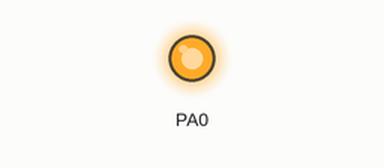
Bench run of a program on a simulated ATmega32, built with avr-gcc and emulated at 8 MHz. On the bench: output pins drawn as LEDs (lit = HIGH). Wiring (inferred from the names in the program): 4×4 keypad with keys 7 8 9 / 4 5 6 * 1 2 3 - ? 0 = +: rows PD0, PD1, PD2, PD3; columns PD4, PD5, PD6, PD7. Pins used as bus, display or sensor lines are not drawn. At 0.1 s the program stops and its outputs stay as they are.

Above: at 0.1 s.
Timing chart, 0 to 1.6 s (numbered marks = the images above):
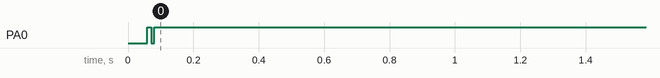

Measured:
- by itself, PA0: LOW → HIGH at 0.06 s, → LOW 0.01 s later, → HIGH 0.01 s later

The program:

main.c
```c
/*
 * main.c
 *
 * Created: 7/11/2023 6:45:06 PM
 *  Author: Abdallah Medhat
 */

 /*
         for KPD

#define KPD_PORT      DIO_PORTD
#define KPD_ROW_INIT  DIO_PIN0
#define KPD_ROW_END   DIO_PIN3

#define KPD_COL_INIT  DIO_PIN4
#define KPD_COL_END   DIO_PIN7

*/

/*
      for LCD


#define CLCD_DATA_PORT      DIO_PORTA
 RS,RW,EN
#define CLCD_CONTROL_PORT   DIO_PORTB

#define CLCD_RS             DIO_PIN1
#define CLCD_RW             DIO_PIN2
#define CLCD_EN             DIO_PIN3

*/


#include "LCD_Interface.h"
#include "KPD_Interface.h"
#include <util/delay.h>

int main(void)
{
	u8 read_data=0;

	LCD_Init();

	KPD_Init();

	LCD_SendNumber(KPD_GetPressed());


}
```

KPD_Interface.h
```c
/*
 * KPD_Interface.h
 *
 * Created: 7/11/2023 4:31:23 PM
 *  Author: Abdallah Medhat
 */


#ifndef KPD_INTERFACE_H_
#define KPD_INTERFACE_H_


#define NOTPRESSED 0xff

void KPD_Init(void);
u8   KPD_GetPressed( void );


#endif /* KPD_INTERFACE_H_ */
```

KPD_Program.c
```c
/*
 * KPD_Program.c
 *
 * Created: 7/11/2023 4:32:17 PM
 *  Author: Abdallah Medhat
 */
#include <util/delay.h>

#include "STD_TYPES.h"
#include "BIT_MATH.h"

#include "DIO_INTERFACE.h"

#include "KPD_Interface.h"
#include "KPD_Private.h"
#include "KPD_Config.h"

//----------------------------------------------------------------------------------------------------------------------------------------------------
/*
 * Breif : This Function initialize the pin which connected to KPD as input pins
 * Parameters : Nothing
 * return : Nothing
 */
void KPD_Init(void){

	/*                    Connect Internal pull up for the pins of the rows                             */

	Dio_SetPinDirection     ( KPD_PORT , KPD_R0 , DIO_PIN_INPUT );
	Dio_SetPinDirection     ( KPD_PORT , KPD_R1 , DIO_PIN_INPUT );
	Dio_SetPinDirection     ( KPD_PORT , KPD_R2 , DIO_PIN_INPUT );
	Dio_SetPinDirection     ( KPD_PORT , KPD_R3 , DIO_PIN_INPUT );


	Dio_SetPinValue         ( KPD_PORT , KPD_R0 , DIO_PIN_HIGH );
	Dio_SetPinValue         ( KPD_PORT , KPD_R1 , DIO_PIN_HIGH );
	Dio_SetPinValue         ( KPD_PORT , KPD_R2 , DIO_PIN_HIGH );
	Dio_SetPinValue         ( KPD_PORT , KPD_R3 , DIO_PIN_HIGH );


	Dio_SetPinDirection( KPD_PORT , KPD_C0 , DIO_PIN_OUTPUT );
	Dio_SetPinDirection( KPD_PORT , KPD_C1 , DIO_PIN_OUTPUT );
	Dio_SetPinDirection( KPD_PORT , KPD_C2 , DIO_PIN_OUTPUT );
	Dio_SetPinDirection( KPD_PORT , KPD_C3 , DIO_PIN_OUTPUT );

	Dio_SetPinValue    ( KPD_PORT , KPD_C0 , DIO_PIN_HIGH );
	Dio_SetPinValue    ( KPD_PORT , KPD_C1 , DIO_PIN_HIGH );
	Dio_SetPinValue    ( KPD_PORT , KPD_C2 , DIO_PIN_HIGH );
	Dio_SetPinValue    ( KPD_PORT , KPD_C3 , DIO_PIN_HIGH );

}

//----------------------------------------------------------------------------------------------------------------------------------------------------
/*
 * Breif : This Function used to get the pressed button of the kpd
 * Parameters : Nothing
 * return : the pressed button
 */
u8   KPD_GetPressed( void ){

	u8 LOC_ReturnData = NOTPRESSED ;


	/* iterators  */
	u8 LOC_Row ;

	u8 LOC_Col ;

  u8 read_value=0; // retun the row value


	for( LOC_Col = 0 + KPD_COL_INIT ; LOC_Col < KPD_COL_END + 1 ; LOC_Col++ ){

		Dio_SetPinValue  ( KPD_PORT , LOC_Col , DIO_PIN_LOW );   // Low on the columns

		for( LOC_Row = 0 +KPD_ROW_INIT ; LOC_Row < KPD_ROW_END + 1 ; LOC_Row++ ){

			 read_value=Dio_GetPinValue  ( KPD_PORT , LOC_Row  ); // retun the row value
			/*
			if the row is high ....there is no pressed buttons
			if the row is low ....there is pressed button ===>> I will check on this
			 */
			if( read_value == 0 )
			{

				_delay_ms(50);   // delay for bouncing

				read_value= Dio_GetPinValue( KPD_PORT , LOC_Row );   // to make sure that the button is pressed & check again

				if( read_value == 0 )

				{
					/*      # Important Note #

					the button will khnow by the row and the column (ASCII Code)
					==> Hint1 : I already defined The ASCII Codes in 2D array at --> "KPD_config.h"
					==> Hint2 : if there is no pressed buttons , it will retured NOTPRESSED (0xff) and there is not any button has this ASCII (0xff)
					*/

					LOC_ReturnData = KPD_u8Buttons[ LOC_Row - KPD_ROW_INIT ][ LOC_Col - KPD_COL_INIT ];

				}

				// stay here if the button is pressed   # we could put delay 200 ms instead of that
			read_value=	Dio_GetPinValue( KPD_PORT ,LOC_Row );

				while( DIO_PIN_LOW == read_value ) /*  This cond for safty instead of (LOC_u8GetPressed == DIO_PIN_LOW) if i foget = */
				{

				read_value=	Dio_GetPinValue( KPD_PORT , LOC_Row  );

				}

				break ;

			}

		}

		// return this column s pin to high

		Dio_SetPinValue    ( KPD_PORT , LOC_Col , DIO_PIN_HIGH );

	}

	return LOC_ReturnData ;

}
```

KPD_Config.h
```c
/*
 * KPD_Config.h
 *
 * Created: 7/11/2023 4:31:00 PM
 *  Author: Abdallah Medhat
 */


#ifndef KPD_CONFIG_H_
#define KPD_CONFIG_H_


#define KPD_ROW_INIT  DIO_PIN0
#define KPD_ROW_END   DIO_PIN3

#define KPD_COL_INIT  DIO_PIN4
#define KPD_COL_END   DIO_PIN7

                         /* C0   C1  C2  C3  */
u8 KPD_u8Buttons[4][4] = { {'7','8','9','/'}, /* Row0 */
						   {'4','5','6','*'}, /* Row1 */
						   {'1','2','3','-'}, /* Row2 */
						   {'?','0','=','+'}  /* Row3 */
							   };


/*
 	 Options:-

 	 	 1-DIO_PORTA
 	 	 2-DIO_PORTB
 	 	 3-DIO_PORTC
 	 	 4-DIO_PORTD

 */

#define KPD_PORT  DIO_PORTD

/*
 Options :-

 	 1-DIO_PIN0
 	 2-DIO_PIN1
 	 3-DIO_PIN2
 	 4-DIO_PIN3
 	 5-DIO_PIN4
 	 6-DIO_PIN5
 	 7-DIO_PIN6
 	 8-DIO_PIN7

 * */

#define KPD_R0    DIO_PIN0
#define KPD_R1    DIO_PIN1
#define KPD_R2    DIO_PIN2
#define KPD_R3    DIO_PIN3

#define KPD_C0    DIO_PIN4
#define KPD_C1    DIO_PIN5
#define KPD_C2    DIO_PIN6
#define KPD_C3    DIO_PIN7


#endif /* KPD_CONFIG_H_ */
```

LCD_Config.h
```c
/*
 * LCD_Config.h
 *
 * Created: 7/7/2023 7:42:17 PM
 *  Author: Abdallah Medhat
 */


#ifndef LCD_CONFIG_H_
#define LCD_CONFIG_H_

#define CLCD_MODE  8


/***************************************************************************************/


/* D0 ------> D7 */

/*

  Options:-
 	 1-DIO_PORTA
 	 2-DIO_PORTB
 	 3-DIO_PORTC
 	 4-DIO_PORTD

 */
/***************************************************************************************/


#define CLCD_DATA_PORT      DIO_PORTA
/* RS,RW,EN */
#define CLCD_CONTROL_PORT   DIO_PORTB


/*

 Options:-
 	 1-DIO_PIN0
 	 2-DIO_PIN1
 	 3-DIO_PIN2
 	 4-DIO_PIN3
 	 5-DIO_PIN4
 	 6-DIO_PIN5
 	 7-DIO_PIN6
 	 8-DIO_PIN7

 */
#define CLCD_RS             DIO_PIN1
#define CLCD_RW             DIO_PIN2
#define CLCD_EN             DIO_PIN3


#endif /* LCD_CONFIG_H_ */
```

LCD_Interface.h
```c
/*
 * LCD_Interface.h
 *
 * Created: 7/7/2023 7:42:49 PM
 *  Author:  Abdallah Medhat
 */


#ifndef LCD_INTERFACE_H_
#define LCD_INTERFACE_H_

#include "LCD_Config.h"
#include "STD_TYPES.h"

#if   CLCD_MODE == 4
#define FOUR_BITS                     0x28          //4 bits mode initialization
#elif CLCD_MODE == 8
#define EIGHT_BITS                    0x38          //8 bits mode initialization (8-bit data, 2-line display, 5 x 7 font )
#endif
/********/

#define lcd_DisplayOn_CursorOff       0x0c          // display on, cursor off, don't blink character
#define lcd_DisplayOn_CursorOn        0x0e          // display on, cursor on, don't blink character
#define lcd_DisplayOff_CursorOff      0x08          // turn display off
#define lcd_Clear                     0x01          //replace all characters with ASCII 'space'
#define lcd_EntryMode                 0x06          // shift cursor from left to right on read/write
#define lcd_Home                      0x02          // return cursor to first position on first line
#define lcd_CGRAM                     0x40          // the first Place/Address at CGRAM
#define lcd_SetCursor                 0x80          // set cursor position
#define lcd_FunctionReset             0x30          // reset the LCD


/***************************************************************************************/


#define CLCD_ROW_1   1
#define CLCD_ROW_2   2

#define CLCD_COL_1   1
#define CLCD_COL_2   2
#define CLCD_COL_3   3
#define CLCD_COL_4   4
#define CLCD_COL_5   5
#define CLCD_COL_6   6
#define CLCD_COL_7   7
#define CLCD_COL_8   8
#define CLCD_COL_9   9
#define CLCD_COL_10  10
#define CLCD_COL_11  11
#define CLCD_COL_12  12
#define CLCD_COL_13  13
#define CLCD_COL_14  14
#define CLCD_COL_15  15
#define CLCD_COL_16  16

/***************************************************************************************/

void LCD_Init                      ( void                                  );
void LCD_SendData                  ( u8 Data                               );
void LCD_SendCommand               ( u8 Command                            );
void LCD_SendString                ( const u8 * Copy_u8ptrString           );
void LCD_SendNumber                ( u64 Copy_u64Number                    );
void LCD_SetPosition               ( u8 Copy_u8Row         , u8 Copy_u8Col );
void LCD_ClearScreen               (void                                   );
 void  LCD_SendFallingEdge    (void);


#endif /* LCD_INTERFACE_H_ */
```

BIT_MATH.h
```c
/*
 * BIT_MATH.h
 *
 * Created: 6/30/2023 11:47:22 PM
 *  Author: Abdallah Medhat
 */


#ifndef BIT_MATH_H_
#define BIT_MATH_H_


#define REGISTER_SIZE 8
#define SET_BIT(reg,bit)         reg|=(1<<bit)
#define CLR_BIT(reg,bit)         reg&=(~(1<<bit))
#define TOG_BIT(reg,bit)         reg^=(1<<bit)
#define GET_BIT(reg,bit)        (reg&(1<<bit))>>bit
#define IS_BIT_SET(reg,bit)     (reg&(1<<bit))>>bit
#define IS_BIT_CLR(reg,bit)    !((reg&(1<<bit))>>bit)
#define ROR(reg,num)            reg=(reg<<(REGISTER_SIZE-num))|(reg>>(num))
#define ROL(reg,num)            reg= (reg>>(REGISTER_SIZE-num))|(reg<<(num))


#endif /* BIT_MATH_H_ */
```

DIO_INTERFACE.h
```c
/*
 * DIO_INTERFACE.h
 *
 * Created: 6/30/2023 11:54:19 PM
 *  Author: Abdallah Medhat
 */
#include "STD_TYPES.h"

#ifndef DIO_INTERFACE_H_
#define DIO_INTERFACE_H_


#define DIO_PIN_OUTPUT  1
#define DIO_PIN_INPUT   0

#define DIO_PORT_OUTPUT  1
#define DIO_PORT_INPUT   0

#define DIO_PORT_HIGH   1
#define DIO_PORT_LAW    0

#define DIO_PIN_HIGH   1
#define DIO_PIN_LOW    0

#define DIO_PIN0      0
#define DIO_PIN1      1
#define DIO_PIN2      2
#define DIO_PIN3      3
#define DIO_PIN4      4
#define DIO_PIN5      5
#define DIO_PIN6      6
#define DIO_PIN7      7

#define DIO_PORTA      0
#define DIO_PORTB      1
#define DIO_PORTC      2
#define DIO_PORTD      3

         //func to pins
void Dio_SetPinDirection(u8 port,u8 pin,u8 Direction);
void Dio_SetPinValue(u8 port,u8 pin,u8 value);
u8 Dio_GetPinValue(u8 port,u8 pin);
void Dio_TogglePin(u8 port,u8 pin);
         //func to ports
void Dio_SetPortDirection(u8 port,u8 Direction);
void Dio_SetPortValue(u8 port,u8 value);
u8 Dio_TogglePortValue(u8 port);
u8 Dio_GetPortValue(u8 port,u8*ptr_value);

#endif /* DIO_INTERFACE_H_ */
```

DIO_PRIVATE.h
```c
/*
 * DIO_PRIVATE.h
 *
 * Created: 6/30/2023 11:53:25 PM
 *  Author: Abdallah medhat
 */


#ifndef DIO_PRIVATE_H_
#define DIO_PRIVATE_H_
/* Group A Registers */
#define PORTA   *((volatile u8*)0x3B)
#define DDRA   *((volatile u8*)0x3A)
#define PINA   *((volatile u8*)0x39)

/* Group B Registers */
#define PORTB  *((volatile u8*)0x38)
#define DDRB  *((volatile u8*)0x37)
#define PINB   *((volatile u8*)0x36)

/* Group C Registers */
#define PORTC *((volatile u8*)0x35)
#define DDRC  *((volatile u8*)0x34)
#define PINC   *((volatile u8*)0x33)

/* Group D Registers */
#define PORTD  *((volatile u8*)0x32)
#define DDRD   *((volatile u8*)0x31)
#define PIND   *((volatile u8*)0x30)


#endif /* DIO_PRIVATE_H_ */
```

DIO_program.c
```c
/*
 * DIO_program.c
 *
 * Created: 6/30/2023 11:55:02 PM
 *  Author: Abdallah Medhat
 */
#include "DIO_interface.h"
#include "BIT_MATH.h"
#include "DIO_PRIVATE.h"

void Dio_SetPinDirection(u8 port,u8 pin,u8 Direction)
{
	if(Direction==DIO_PIN_OUTPUT)
	{
		switch(port)
		{
		 case DIO_PORTA:
		  SET_BIT(DDRA,pin);
		     break;
	      case DIO_PORTB:
			SET_BIT(DDRB,pin);
			break;
				case DIO_PORTC:
				SET_BIT(DDRC,pin);
				break;
					case DIO_PORTD:
					SET_BIT(DDRD,pin);
					break;
		}
	}
	else if(Direction==DIO_PIN_INPUT)
	{
		switch(port)
		{
			  case DIO_PORTA:
		      	CLR_BIT(DDRA,pin);
		     	break;
			    case DIO_PORTB:
			      CLR_BIT(DDRB,pin);
			        break;
			         case DIO_PORTC:
			           CLR_BIT(DDRC,pin);
			           break;
			             case DIO_PORTD:
			                CLR_BIT(DDRD,pin);
			                  break;
		}
	}

}
void Dio_SetPinValue(u8 port,u8 pin,u8 value)
{
	if(value==DIO_PIN_HIGH)
	{
		switch(port)
		{
			     case DIO_PORTA:
			           SET_BIT(PORTA,pin);
			             break;
			              case DIO_PORTB:
			                 SET_BIT(PORTB,pin);
			                     break;
			                        case DIO_PORTC:
			                            SET_BIT(PORTC,pin);
			                                   break;
			                            case DIO_PORTD:
			                               SET_BIT(PORTD,pin);
			                                      break;
		}
	}
	else if(value==DIO_PIN_LOW)
	{
		switch(port)
		{
			                    case DIO_PORTA:
			                      CLR_BIT(PORTA,pin);
			                          break;
			                         case DIO_PORTB:
			                          CLR_BIT(PORTB,pin);
			                             break;
			                              case DIO_PORTC:
			                                 CLR_BIT(PORTC,pin);
			                                      break;
			                                    case DIO_PORTD:
			                                        CLR_BIT(PORTD,pin);
			                                              break;
		}
	}

}
u8 Dio_GetPinValue(u8 port,u8 pin)
{
	u8 loc_status=0;
		switch(port)
		{
			         case DIO_PORTA:
			              loc_status= GET_BIT(PINA,pin);
			                    break;
			                       case DIO_PORTB:
			                          loc_status= GET_BIT(PINB,pin);
			                                  break;
			                                   case DIO_PORTC:
			                                   loc_status=  GET_BIT(PINC,pin);
			                                          break;
			                                            case DIO_PORTD:
														loc_status=  GET_BIT(PIND,pin);
			                                                  break;
		}
	                                                          return loc_status;
}

void Dio_TogglePin(u8 port,u8 pin)
{
	switch(port)
	{
		case DIO_PORTA:
		TOG_BIT(PORTA,pin);
		break;
		case DIO_PORTB:
		TOG_BIT(PORTB,pin);
		break;
		case DIO_PORTC:
		TOG_BIT(PORTC,pin);
		break;
		case DIO_PORTD:
		TOG_BIT(PORTD,pin);
		break;
	}
}

void Dio_SetPortDirection(u8 port,u8 Direction)
{
	switch(port)
	{
		case DIO_PORTA:
		DDRA=Direction;
		break;
		case DIO_PORTB:
		DDRB=Direction;
		break;
		case DIO_PORTC:
		DDRC=Direction;
		break;
		case DIO_PORTD:
		DDRD=Direction;
		break;
	}
}
void Dio_SetPortValue(u8 port,u8 value)
{
		switch(port)
		{
			case DIO_PORTA:
			PORTA=value;
			break;
			case DIO_PORTB:
			PORTB=value;
			break;
			case DIO_PORTC:
			PORTC=value;
			break;
			case DIO_PORTD:
			PORTD=value;
			break;
		}
}
u8 Dio_TogglePortValue(u8 port)
{
		switch(port)
		{
			case DIO_PORTA:
			PORTA=~PORTA;
			break;
			case DIO_PORTB:
			PORTB=~PORTB;
			break;
			case DIO_PORTC:
			PORTC=~PORTC;
			break;
			case DIO_PORTD:
			PORTD=~PORTD;
			break;
		}

}
u8 Dio_GetPortValue(u8 port,u8*ptr_value)
{
	switch(port)
	{
			case DIO_PORTA:
			*ptr_value=PINA;
			break;
			case DIO_PORTB:
		     *ptr_value=PINB;
			 break;
			 case DIO_PORTC:
			  *ptr_value=PINC;
			 break;
			 case DIO_PORTD:
			  *ptr_value=PIND;
			  break;
	}
	return *ptr_value;
}
```

KPD_Private.h
```c
/*
 * KPD_Private.h
 *
 * Created: 7/11/2023 4:31:53 PM
 *  Author: Abdallah Medhat
 */


#ifndef KPD_PRIVATE_H_
#define KPD_PRIVATE_H_


#endif /* KPD_PRIVATE_H_ */
```

LCD_Private.h
```c
/*
 * LCD_Private.h
 *
 * Created: 7/7/2023 7:43:19 PM
 *  Author:  Abdallah Medhat
 */


#ifndef LCD_PRIVATE_H_
#define LCD_PRIVATE_H_


#endif /* LCD_PRIVATE_H_ */
```

STD_TYPES.h
```c
/*
 * STD_TYPES.h
 *
 * Created: 6/30/2023 11:46:00 PM
 *  Author: Abdallah medhat
 */


#ifndef STD_TYPES_H_
#define STD_TYPES_H_
typedef unsigned char           u8;
typedef unsigned short int     u16;
typedef unsigned long int       u32;
typedef unsigned long long int  u64;
typedef signed char	            s8 ;
typedef signed short int        s16;
typedef signed long int         s32;
typedef signed long long int    s64;
typedef float                   f32;
typedef double                  f64;


#endif /* STD_TYPES_H_ */
```

Source omitted: LCD_Program.c (11038 bytes)
